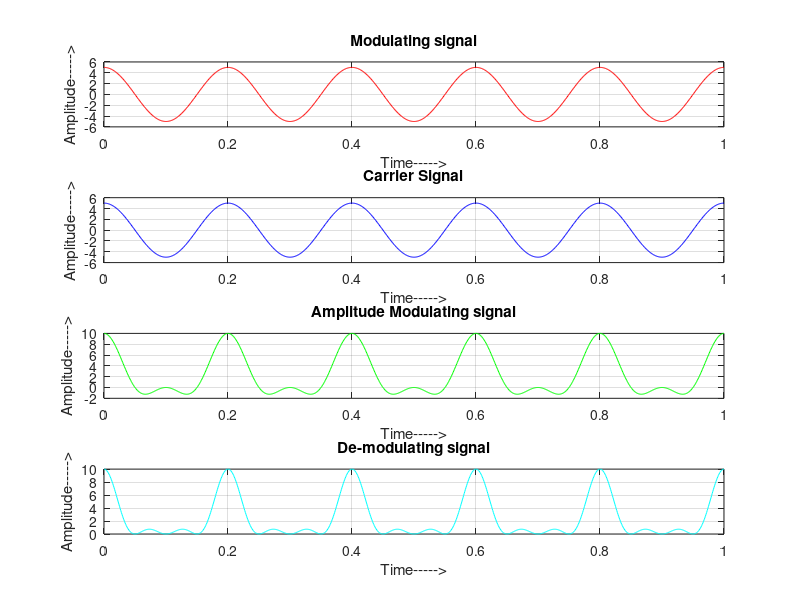

Write the MATLAB code that produced this figure.
close all;
clc;
Am=input('ENTER THE AMPLITUDE OF MODULATING SIGNAL ')
fm=input('ENTER THE FREQUENCY OF MODULATING SIGNAL ')
Ac=input('ENTER THE AMPLITUDE OF CARRIER SIGNAL ')
fc=input('ENTER THE FREQUENCY OF CARRIER SIGNAL ')
t=0:.001:1;
x=Am*cos(2*pi*fm*t);
c=Ac*cos(2*pi*fc*t);
s=(Ac+x).*cos(2*pi*fc*t);
d=s.*cos(2*pi*fc*t);
 
 
subplot(4, 1, 1);
plot(t, x, 'r');
title('Modulating signal');
xlabel('Time----->');
ylabel('Amplitude----->');
grid on;
 
 
subplot(4, 1, 2);
plot(t, c, 'b');
title('Carrier Signal');
xlabel('Time----->');
ylabel('Amplitude----->');
grid on;
 
subplot(4, 1, 3);
plot(t, s, 'g');
title('Amplitude Modulating signal');
xlabel('Time----->');
ylabel('Amplitude----->');
grid on;
 
subplot(4, 1, 4);
plot(t, d, 'c');
title('De-modulating signal');
xlabel('Time----->');
ylabel('Amplitude----->');
grid on;
 
m=Am/Ac;
Pc=(Ac^2)/2
Pt=Pc*(1+(m^2)/2)
 
